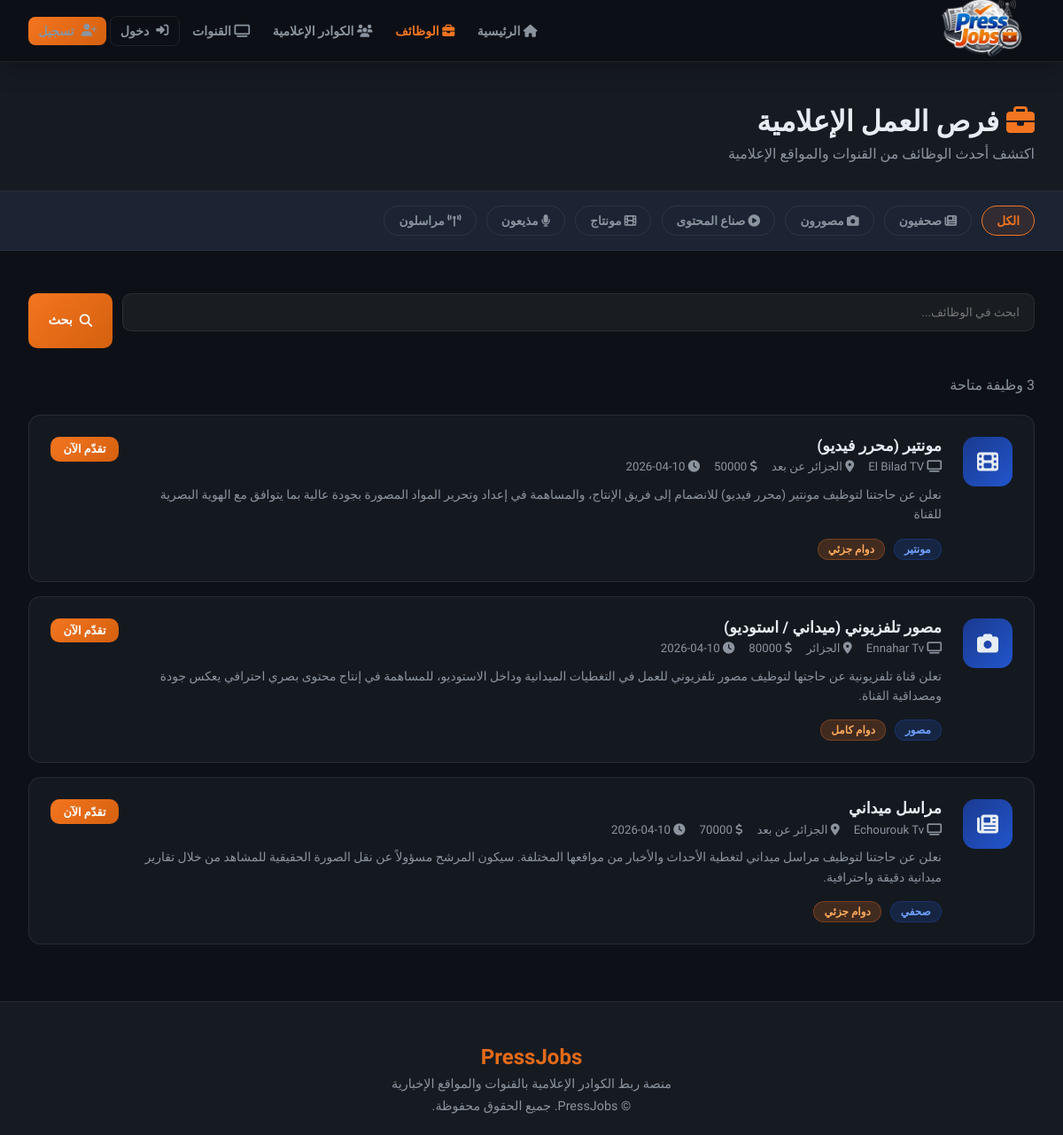
Page /jobs on the committed database.
### tables this page shows
CREATE TABLE jobs (
        id INTEGER PRIMARY KEY AUTOINCREMENT,
        channel_id INTEGER NOT NULL,
        title TEXT NOT NULL,
        description TEXT NOT NULL,
        category TEXT NOT NULL,
        location TEXT,
        job_type TEXT,
        salary TEXT,
        requirements TEXT,
        created_at TEXT DEFAULT CURRENT_TIMESTAMP,
        FOREIGN KEY(channel_id) REFERENCES users(id)
    );

CREATE TABLE users (
        id INTEGER PRIMARY KEY AUTOINCREMENT,
        name TEXT NOT NULL,
        email TEXT UNIQUE NOT NULL,
        password TEXT NOT NULL,
        account_type TEXT NOT NULL,
        bio TEXT,
        location TEXT,
        skills TEXT,
        education TEXT,
        experience TEXT,
        profile_image TEXT,
        created_at TEXT DEFAULT CURRENT_TIMESTAMP
    , last_name TEXT, gender TEXT, civil_status TEXT, specialty TEXT, years_experience TEXT, preferred_channels TEXT, extra_skills TEXT, cv_filename TEXT, intro_video TEXT, article_links TEXT, channel_type TEXT, cover_image TEXT, is_admin INTEGER DEFAULT 0);

### app.py (the view)
@app.route('/jobs')
def jobs():
    category = request.args.get('category', '')
    search   = request.args.get('search', '')
    conn = get_db()
    query = '''SELECT jobs.*, users.name as channel_name FROM jobs
               JOIN users ON jobs.channel_id = users.id WHERE 1=1'''
    params = []
    if category:
        query += ' AND jobs.category=?'
        params.append(category)
    if search:
        query += ' AND (jobs.title LIKE ? OR jobs.description LIKE ?)'
        params.extend([f'%{search}%', f'%{search}%'])
    query += ' ORDER BY jobs.created_at DESC'
    all_jobs = conn.execute(query, params).fetchall()
    conn.close()
    return render_template('jobs.html', jobs=all_jobs, category=category, search=search)

### app.py (called while the page is built)
def get_db():
    conn = sqlite3.connect(DB_PATH)
    conn.row_factory = sqlite3.Row
    return conn

### templates/jobs.html (shortened to what this page needs)
{% extends 'base.html' %}
{% block content %}
<div class="page-header">
    <div style="max-width:1200px;margin:0 auto">
        <h1><i class="fas fa-briefcase" style="color:var(--orange)"></i> فرص العمل الإعلامية</h1>
        <p>اكتشف أحدث الوظائف من القنوات والمواقع الإعلامية</p>
    </div>
</div>
<div class="filter-bar">
    <a href="/jobs" {% if not category %}class="active"{% endif %}>الكل</a>
    <a href="/jobs?category=journalist" {% if category=='journalist' %}class="active"{% endif %}><i class="fas fa-newspaper"></i> صحفيون</a>
    <a href="/jobs?category=photographer" {% if category=='photographer' %}class="active"{% endif %}><i class="fas fa-camera"></i> مصورون</a>
    <a href="/jobs?category=content" {% if category=='content' %}class="active"{% endif %}><i class="fas fa-play-circle"></i> صناع المحتوى</a>
    <a href="/jobs?category=editor" {% if category=='editor' %}class="active"{% endif %}><i class="fas fa-film"></i> مونتاج</a>
    <a href="/jobs?category=presenter" {% if category=='presenter' %}class="active"{% endif %}><i class="fas fa-microphone"></i> مذيعون</a>
    <a href="/jobs?category=reporter" {% if category=='reporter' %}class="active"{% endif %}><i class="fas fa-broadcast-tower"></i> مراسلون</a>
</div>
<div class="jobs-layout">
    <form class="search-form" method="get">
        <input class="form-group input" type="text" name="search" value="{{ search }}" placeholder="ابحث في الوظائف..." style="padding:0.8rem 1rem;background:rgba(255,255,255,0.05);border:1.5px solid var(--border);border-radius:10px;color:var(--text);font-family:inherit;outline:none">
        <button type="submit" class="btn btn-primary"><i class="fas fa-search"></i> بحث</button>
    </form>
    {% if jobs %}
    <p style="color:var(--text-muted);margin-bottom:1.5rem">{{ jobs|length }} وظيفة متاحة</p>
    {% for job in jobs %}
    <a href="/job/{{ job.id }}" class="job-list-card">
        <div class="jlc-icon"><i class="fas fa-{{ {'journalist':'newspaper','photographer':'camera','content':'play-circle','editor':'film','presenter':'microphone','reporter':'broadcast-tower'}.get(job.category, 'briefcase') }}"></i></div>
        <div class="jlc-body">
            <h3>{{ job.title }}</h3>
            <div class="jlc-meta">
                <span><i class="fas fa-tv"></i> {{ job.channel_name }}</span>
                {% if job.location %}<span><i class="fas fa-map-marker-alt"></i> {{ job.location }}</span>{% endif %}
                {% if job.salary %}<span><i class="fas fa-dollar-sign"></i> {{ job.salary }}</span>{% endif %}
                <span><i class="fas fa-clock"></i> {{ job.created_at[:10] }}</span>
            </div>
            <p class="jlc-excerpt">{{ job.description }}</p>
            <div class="jlc-footer">
                <span class="badge badge-blue">{{ {'journalist':'صحفي','photographer':'مصور','content':'صانع محتوى','editor':'مونتير','presenter':'مذيع','reporter':'مراسل'}.get(job.category, job.category) }}</span>
                {% if job.job_type %}<span class="badge badge-orange">{{ job.job_type }}</span>{% endif %}
            </div>
        </div>
        <span class="btn btn-primary btn-sm">تقدّم الآن</span>
    </a>
    {% endfor %}
    {% else %}
    <div class="empty-state">
        <i class="fas fa-briefcase"></i>
        <h3 style="margin-bottom:0.5rem">لا توجد وظائف</h3>
        <p>لم يتم العثور على وظائف مطابقة لبحثك</p>
    </div>
    {% endif %}
</div>
{% endblock %}

### templates/base.html (style rules this page uses)
:root { --blue: #1a3a8f; --blue-mid: #2255cc; --orange: #f47520; --orange-dark: #d4600e; --dark: #0d1117; --dark2: #161b22; --dark3: #1c2333; --border: rgba(255,255,255,0.08); --text: #e6edf3; --text-muted: #8b949e; --card-bg: rgba(22, 27, 34, 0.9); --gradient-blue: linear-gradient(135deg, #1a3a8f, #2255cc); --gradient-orange: linear-gradient(135deg, #f47520, #d4600e); --gradient-hero: linear-gradient(135deg, #0d1117 0%, #1a2240 50%, #0d1117 100%); }
* { margin: 0; padding: 0; box-sizing: border-box; }
body { font-family: 'Cairo', 'Tajawal', sans-serif; background: var(--dark); color: var(--text); direction: rtl; overflow-x: hidden; }
.btn { display: inline-flex; align-items: center; gap: 0.5rem; padding: 0.6rem 1.4rem; border-radius: 10px; font-family: inherit; font-weight: 700; cursor: pointer; transition: all 0.3s; text-decoration: none; border: none; font-size: 0.9rem; }
.btn-primary { background: var(--gradient-orange); color: white; }
.btn-sm { padding: 0.4rem 0.9rem; font-size: 0.8rem; }
.badge { display: inline-flex; align-items: center; gap: 0.3rem; padding: 0.25rem 0.7rem; border-radius: 20px; font-size: 0.75rem; font-weight: 700; }
.badge-blue { background: rgba(34,85,204,0.2); color: #6fa0ff; border: 1px solid rgba(34,85,204,0.3); }
.badge-orange { background: rgba(244,117,32,0.2); color: #ffaa5c; border: 1px solid rgba(244,117,32,0.3); }
.form-group { margin-bottom: 1.2rem; }

### templates/jobs.html (style rules this page uses)
.page-header { background: var(--dark2); border-bottom: 1px solid var(--border); padding: 3rem 2rem 2rem; }
.page-header h1 { font-size: 2rem; font-weight: 900; margin-bottom: 0.5rem; }
.page-header p { color: var(--text-muted); }
.filter-bar { background: var(--dark3); border-bottom: 1px solid var(--border); padding: 1rem 2rem; display: flex; gap: 0.7rem; flex-wrap: wrap; align-items: center; }
.filter-bar a { padding: 0.5rem 1rem; border-radius: 20px; border: 1.5px solid var(--border); color: var(--text-muted); text-decoration: none; font-size: 0.85rem; font-weight: 600; transition: all 0.3s; }
.filter-bar a:hover, .filter-bar a.active { border-color: var(--orange); color: var(--orange); background: rgba(244,117,32,0.1); }
.jobs-layout { max-width: 1200px; margin: 0 auto; padding: 3rem 2rem; }
.job-list-card { background: var(--card-bg); border: 1px solid var(--border); border-radius: 14px; padding: 1.5rem; margin-bottom: 1rem; display: flex; align-items: flex-start; gap: 1.5rem; transition: all 0.3s; text-decoration: none; color: inherit; }
.jlc-icon { width: 56px; height: 56px; border-radius: 14px; background: var(--gradient-blue); display: flex; align-items: center; justify-content: center; font-size: 1.5rem; flex-shrink: 0; }
.jlc-body { flex: 1; }
.jlc-body h3 { font-size: 1.1rem; font-weight: 700; margin-bottom: 0.4rem; }
.jlc-meta { display: flex; align-items: center; gap: 1rem; color: var(--text-muted); font-size: 0.83rem; flex-wrap: wrap; margin-bottom: 0.8rem; }
.jlc-excerpt { color: var(--text-muted); font-size: 0.87rem; line-height: 1.6; display: -webkit-box; -webkit-line-clamp: 2; -webkit-box-orient: vertical; overflow: hidden; }
.jlc-footer { display: flex; align-items: center; gap: 0.6rem; margin-top: 1rem; flex-wrap: wrap; }
.search-form { display: flex; gap: 0.7rem; margin-bottom: 2rem; flex-wrap: wrap; }
.search-form input, .search-form select { flex: 1; min-width: 180px; }

### rows in the picture
jobs: title "مونتير (محرر فيديو)", channel_name "El Bilad TV", location "الجزائر عن بعد", salary "50000", created_at "2026-04-10", description "نعلن عن حاجتنا لتوظيف مونتير (محرر فيديو) للانضمام إلى فريق الإنتاج، والمساهمة في إعداد وتحرير المواد المصورة بجودة عالية بما يتوافق مع الهوية البصرية للقناة", category "مونتير", job_type "دوام جزئي"
jobs: title "مصور تلفزيوني (ميداني / استوديو)", channel_name "Ennahar Tv", location "الجزائر", salary "80000", created_at "2026-04-10", description "تعلن قناة تلفزيونية عن حاجتها لتوظيف مصور تلفزيوني للعمل في التغطيات الميدانية وداخل الاستوديو، للمساهمة في إنتاج محتوى بصري احترافي يعكس جودة ومصداقية القناة.", category "مصور", job_type "دوام كامل"
jobs: title "مراسل ميداني", channel_name "Echourouk Tv", location "الجزائر عن بعد", salary "70000", created_at "2026-04-10", description "نعلن عن حاجتنا لتوظيف مراسل ميداني لتغطية الأحداث والأخبار من مواقعها المختلفة. سيكون المرشح مسؤولاً عن نقل الصورة الحقيقية للمشاهد من خلال تقارير ميدانية دقيقة واحترافية.", category "صحفي", job_type "دوام جزئي"

### other values in the picture
{{ jobs|length }} "3"
